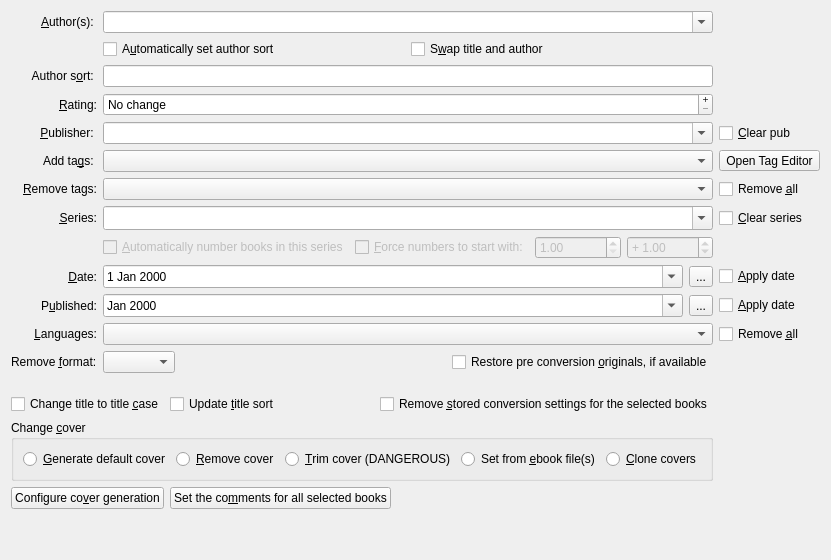
         <widget class="QWidget" name="tabWidgetPage1">
          <attribute name="title">
           <string>&amp;Basic metadata</string>
          </attribute>
          <layout class="QGridLayout" name="gridLayout">
           <item row="0" column="0">
            <widget class="QLabel" name="label_2">
             <property name="text">
              <string>&amp;Author(s): </string>
             </property>
             <property name="alignment">
              <set>Qt::AlignRight|Qt::AlignTrailing|Qt::AlignVCenter</set>
             </property>
             <property name="buddy">
              <cstring>authors</cstring>
             </property>
            </widget>
           </item>
           <item row="0" column="1">
            <widget class="EditWithComplete" name="authors">
             <property name="editable">
              <bool>true</bool>
             </property>
            </widget>
           </item>
           <item row="1" column="1">
            <layout class="QHBoxLayout" name="horizontalLayout_2">
             <item>
              <widget class="QCheckBox" name="auto_author_sort">
               <property name="toolTip">
                <string>This will cause the author sort field to be automatically updated
 based on the authors field for each selected book. Note that if
 you use the control above to set authors in bulk, the author sort
 field is updated anyway, regardless of the value of this checkbox.</string>
               </property>
               <property name="text">
                <string>A&amp;utomatically set author sort</string>
               </property>
              </widget>
             </item>
             <item>
              <widget class="QCheckBox" name="swap_title_and_author">
               <property name="text">
                <string>S&amp;wap title and author</string>
               </property>
              </widget>
             </item>
            </layout>
           </item>
           <item row="2" column="0">
            <widget class="QLabel" name="label_8">
             <property name="text">
              <string>Author s&amp;ort: </string>
             </property>
             <property name="alignment">
              <set>Qt::AlignRight|Qt::AlignTrailing|Qt::AlignVCenter</set>
             </property>
             <property name="buddy">
              <cstring>author_sort</cstring>
             </property>
            </widget>
           </item>
           <item row="2" column="1">
            <widget class="EnLineEdit" name="author_sort">
             <property name="toolTip">
              <string>Specify how the author(s) of this book should be sorted. For example Charles Dickens should be sorted as Dickens, Charles.</string>
             </property>
            </widget>
           </item>
           <item row="3" column="0">
            <widget class="QLabel" name="label_6">
             <property name="text">
              <string>&amp;Rating:</string>
             </property>
             <property name="alignment">
              <set>Qt::AlignRight|Qt::AlignTrailing|Qt::AlignVCenter</set>
             </property>
             <property name="buddy">
              <cstring>rating</cstring>
             </property>
            </widget>
           </item>
           <item row="3" column="1">
            <widget class="QSpinBox" name="rating">
             <property name="toolTip">
              <string>Rating of this book. 0-5 stars</string>
             </property>
             <property name="whatsThis">
              <string>Rating of this book. 0-5 stars</string>
             </property>
             <property name="buttonSymbols">
              <enum>QAbstractSpinBox::PlusMinus</enum>
             </property>
             <property name="specialValueText">
              <string>No change</string>
             </property>
             <property name="suffix">
              <string> stars</string>
             </property>
             <property name="minimum">
              <number>-1</number>
             </property>
             <property name="maximum">
              <number>5</number>
             </property>
             <property name="value">
              <number>-1</number>
             </property>
            </widget>
           </item>
           <item row="4" column="0">
            <widget class="QLabel" name="label_3">
             <property name="text">
              <string>&amp;Publisher: </string>
             </property>
             <property name="alignment">
              <set>Qt::AlignRight|Qt::AlignTrailing|Qt::AlignVCenter</set>
             </property>
             <property name="buddy">
              <cstring>publisher</cstring>
             </property>
            </widget>
           </item>
           <item row="4" column="1">
            <widget class="EditWithComplete" name="publisher">
             <property name="editable">
              <bool>true</bool>
             </property>
            </widget>
           </item>
           <item row="4" column="2">
            <widget class="QCheckBox" name="clear_pub">
             <property name="toolTip">
              <string>If checked, the publisher will be cleared</string>
             </property>
             <property name="text">
              <string>&amp;Clear pub</string>
             </property>
            </widget>
           </item>
           <item row="5" column="0">
            <widget class="QLabel" name="label_4">
             <property name="text">
              <string>Add ta&amp;gs: </string>
             </property>
             <property name="alignment">
              <set>Qt::AlignRight|Qt::AlignTrailing|Qt::AlignVCenter</set>
             </property>
             <property name="buddy">
              <cstring>tags</cstring>
             </property>
            </widget>
           </item>
           <item row="5" column="1">
            <widget class="EditWithComplete" name="tags">
             <property name="toolTip">
              <string>Tags categorize the book. This is particularly useful while searching. &lt;br&gt;&lt;br&gt;They can be any words or phrases, separated by commas.</string>
             </property>
            </widget>
           </item>
           <item row="5" column="2">
            <widget class="QToolButton" name="tag_editor_button">
             <property name="toolTip">
              <string>Open Tag Editor</string>
             </property>
             <property name="text">
              <string>Open Tag Editor</string>
             </property>
             <property name="icon">
              <iconset resource="../../../../resources/images.qrc">
               <normaloff>:/images/chapters.png</normaloff>:/images/chapters.png</iconset>
             </property>
            </widget>
           </item>
           <item row="6" column="0">
            <widget class="QLabel" name="label">
             <property name="text">
              <string>&amp;Remove tags:</string>
             </property>
             <property name="alignment">
              <set>Qt::AlignRight|Qt::AlignTrailing|Qt::AlignVCenter</set>
             </property>
             <property name="buddy">
              <cstring>remove_tags</cstring>
             </property>
            </widget>
           </item>
           <item row="6" column="1">
            <widget class="EditWithComplete" name="remove_tags">
             <property name="toolTip">
              <string>Comma separated list of tags to remove from the books. </string>
             </property>
            </widget>
           </item>
           <item row="6" column="2">
            <widget class="QCheckBox" name="remove_all_tags">
             <property name="toolTip">
              <string>Check this box to remove all tags from the books.</string>
             </property>
             <property name="text">
              <string>Remove &amp;all</string>
             </property>
            </widget>
           </item>
           <item row="7" column="0">
            <widget class="QLabel" name="label_7">
             <property name="text">
              <string>&amp;Series:</string>
             </property>
             <property name="textFormat">
              <enum>Qt::PlainText</enum>
             </property>
             <property name="alignment">
              <set>Qt::AlignRight|Qt::AlignTrailing|Qt::AlignVCenter</set>
             </property>
             <property name="buddy">
              <cstring>series</cstring>
             </property>
            </widget>
           </item>
           <item row="7" column="1">
            <widget class="EditWithComplete" name="series">
             <property name="sizePolicy">
              <sizepolicy hsizetype="Preferred" vsizetype="Fixed">
               <horstretch>0</horstretch>
               <verstretch>0</verstretch>
              </sizepolicy>
             </property>
             <property name="toolTip">
              <string>List of known series. You can add new series.</string>
             </property>
             <property name="whatsThis">
              <string>List of known series. You can add new series.</string>
             </property>
             <property name="editable">
              <bool>true</bool>
             </property>
             <property name="insertPolicy">
              <enum>QComboBox::InsertAlphabetically</enum>
             </property>
             <property name="sizeAdjustPolicy">
              <enum>QComboBox::AdjustToMinimumContentsLengthWithIcon</enum>
             </property>
             <property name="minimumContentsLength">
              <number>40</number>
             </property>
            </widget>
           </item>
           <item row="7" column="2">
            <widget class="QCheckBox" name="clear_series">
             <property name="toolTip">
              <string>If checked, the series will be cleared</string>
             </property>
             <property name="text">
              <string>&amp;Clear series</string>
             </property>
            </widget>
           </item>
           <item row="8" column="1">
            <layout class="QHBoxLayout" name="HLayout_3">
             <item>
              <widget class="QCheckBox" name="autonumber_series">
               <property name="enabled">
                <bool>false</bool>
               </property>
               <property name="toolTip">
                <string>If not checked, the series number for the books will be set to 1.
If checked, selected books will be automatically numbered, in the order
you selected them. So if you selected Book A and then Book B,
Book A will have series number 1 and Book B series number 2.</string>
               </property>
               <property name="text">
                <string>&amp;Automatically number books in this series</string>
               </property>
              </widget>
             </item>
             <item>
              <widget class="QCheckBox" name="series_numbering_restarts">
               <property name="enabled">
                <bool>false</bool>
               </property>
               <property name="toolTip">
                <string>Series will normally be renumbered from the highest number in the database
for that series. Checking this box will tell calibre to start numbering
from the value in the box</string>
               </property>
               <property name="text">
                <string>&amp;Force numbers to start with:</string>
               </property>
              </widget>
             </item>
             <item>
              <widget class="QDoubleSpinBox" name="series_start_number">
               <property name="enabled">
                <bool>false</bool>
               </property>
               <property name="minimum">
                <double>1.000000000000000</double>
               </property>
               <property name="maximum">
                <double>99000000.000000000000000</double>
               </property>
               <property name="value">
                <double>1.000000000000000</double>
               </property>
              </widget>
             </item>
             <item>
              <widget class="QDoubleSpinBox" name="series_increment">
               <property name="enabled">
                <bool>false</bool>
               </property>
               <property name="toolTip">
                <string>The amount by which to increment the series number for successive books. Only applicable when using force series numbers.</string>
               </property>
               <property name="prefix">
                <string>+ </string>
               </property>
               <property name="minimum">
                <double>0.010000000000000</double>
               </property>
               <property name="value">
                <double>1.000000000000000</double>
               </property>
              </widget>
             </item>
            </layout>
           </item>
           <item row="9" column="0">
            <widget class="QLabel" name="label_10">
             <property name="text">
              <string>&amp;Date:</string>
             </property>
             <property name="alignment">
              <set>Qt::AlignRight|Qt::AlignTrailing|Qt::AlignVCenter</set>
             </property>
             <property name="buddy">
              <cstring>adddate</cstring>
             </property>
            </widget>
           </item>
           <item row="9" column="1">
            <layout class="QHBoxLayout" name="horizontalLayout_5">
             <item>
              <widget class="QDateTimeEdit" name="adddate">
               <property name="displayFormat">
                <string>d MMM yyyy</string>
               </property>
               <property name="calendarPopup">
                <bool>true</bool>
               </property>
              </widget>
             </item>
             <item>
              <widget class="QToolButton" name="clear_adddate_button">
               <property name="text">
                <string>...</string>
               </property>
               <property name="icon">
                <iconset resource="../../../../resources/images.qrc">
                 <normaloff>:/images/trash.png</normaloff>:/images/trash.png</iconset>
               </property>
              </widget>
             </item>
            </layout>
           </item>
           <item row="9" column="2">
            <widget class="QCheckBox" name="apply_adddate">
             <property name="text">
              <string>&amp;Apply date</string>
             </property>
            </widget>
           </item>
           <item row="10" column="0">
            <widget class="QLabel" name="label_9">
             <property name="text">
              <string>P&amp;ublished:</string>
             </property>
             <property name="alignment">
              <set>Qt::AlignRight|Qt::AlignTrailing|Qt::AlignVCenter</set>
             </property>
             <property name="buddy">
              <cstring>pubdate</cstring>
             </property>
            </widget>
           </item>
           <item row="10" column="1">
            <layout class="QHBoxLayout" name="horizontalLayout_4">
             <item>
              <widget class="QDateTimeEdit" name="pubdate">
               <property name="displayFormat">
                <string>MMM yyyy</string>
               </property>
               <property name="calendarPopup">
                <bool>true</bool>
               </property>
              </widget>
             </item>
             <item>
              <widget class="QToolButton" name="clear_pubdate_button">
               <property name="toolTip">
                <string>Clear published date</string>
               </property>
               <property name="text">
                <string>...</string>
               </property>
               <property name="icon">
                <iconset resource="../../../../resources/images.qrc">
                 <normaloff>:/images/trash.png</normaloff>:/images/trash.png</iconset>
               </property>
              </widget>
             </item>
            </layout>
           </item>
           <item row="10" column="2">
            <widget class="QCheckBox" name="apply_pubdate">
             <property name="text">
              <string>&amp;Apply date</string>
             </property>
            </widget>
           </item>
           <item row="11" column="0">
            <widget class="QLabel" name="label_11">
             <property name="text">
              <string>&amp;Languages:</string>
             </property>
             <property name="alignment">
              <set>Qt::AlignRight|Qt::AlignTrailing|Qt::AlignVCenter</set>
             </property>
             <property name="buddy">
              <cstring>languages</cstring>
             </property>
            </widget>
           </item>
           <item row="11" column="1">
            <widget class="LanguagesEdit" name="languages"/>
           </item>
           <item row="11" column="2">
            <widget class="QCheckBox" name="clear_languages">
             <property name="text">
              <string>Remove &amp;all</string>
             </property>
            </widget>
           </item>
           <item row="12" column="0">
            <widget class="QLabel" name="label_5">
             <property name="text">
              <string>Remove &amp;format:</string>
             </property>
             <property name="buddy">
              <cstring>remove_format</cstring>
             </property>
            </widget>
           </item>
           <item row="12" column="1">
            <layout class="QHBoxLayout" name="horizontalLayout_7">
             <item>
              <widget class="QComboBox" name="remove_format">
               <property name="maximumSize">
                <size>
                 <width>120</width>
                 <height>16777215</height>
                </size>
               </property>
              </widget>
             </item>
             <item>
              <spacer name="horizontalSpacer_4">
               <property name="orientation">
                <enum>Qt::Horizontal</enum>
               </property>
               <property name="sizeHint" stdset="0">
                <size>
                 <width>40</width>
                 <height>20</height>
                </size>
               </property>
              </spacer>
             </item>
             <item>
              <widget class="QCheckBox" name="restore_original">
               <property name="toolTip">
                <string>When doing a same format to same format conversion,
for e.g., EPUB to EPUB, calibre saves the original EPUB
 as ORIGINAL_EPUB. This option tells calibre to restore
 the EPUB from ORIGINAL_EPUB. Useful if you did a bulk
 conversion of a large number of books and something went wrong.</string>
               </property>
               <property name="text">
                <string>Restore pre conversion &amp;originals, if available</string>
               </property>
              </widget>
             </item>
            </layout>
           </item>
           <item row="13" column="0">
            <spacer name="verticalSpacer">
             <property name="orientation">
              <enum>Qt::Vertical</enum>
             </property>
             <property name="sizeType">
              <enum>QSizePolicy::Fixed</enum>
             </property>
             <property name="sizeHint" stdset="0">
              <size>
               <width>20</width>
               <height>15</height>
              </size>
             </property>
            </spacer>
           </item>
           <item row="14" column="0" colspan="2">
            <layout class="QHBoxLayout" name="horizontalLayout_3">
             <item>
              <widget class="QCheckBox" name="change_title_to_title_case">
               <property name="toolTip">
                <string>Force the title to be in title case. If both this and swap authors are checked,
title and author are swapped before the title case is set</string>
               </property>
               <property name="text">
                <string>Change title to title &amp;case</string>
               </property>
              </widget>
             </item>
             <item>
              <widget class="QCheckBox" name="update_title_sort">
               <property name="toolTip">
                <string>Update title sort based on the current title. This will be applied only after other changes to title.</string>
               </property>
               <property name="text">
                <string>Update &amp;title sort</string>
               </property>
              </widget>
             </item>
             <item>
              <spacer name="horizontalSpacer">
               <property name="orientation">
                <enum>Qt::Horizontal</enum>
               </property>
               <property name="sizeHint" stdset="0">
                <size>
                 <width>40</width>
                 <height>20</height>
                </size>
               </property>
              </spacer>
             </item>
             <item>
              <widget class="QCheckBox" name="remove_conversion_settings">
               <property name="toolTip">
                <string>Remove stored conversion settings for the selected books.

Future conversion of these books will use the default settings.</string>
               </property>
               <property name="text">
                <string>Remove &amp;stored conversion settings for the selected books</string>
               </property>
              </widget>
             </item>
            </layout>
           </item>
           <item row="15" column="0" colspan="2">
            <widget class="QGroupBox" name="groupBox">
             <property name="title">
              <string>Change &amp;cover</string>
             </property>
             <layout class="QHBoxLayout" name="horizontalLayout_9">
              <item>
               <widget class="QRadioButton" name="cover_generate">
                <property name="text">
                 <string>&amp;Generate default cover</string>
                </property>
               </widget>
              </item>
              <item>
               <widget class="QRadioButton" name="cover_remove">
                <property name="text">
                 <string>&amp;Remove cover</string>
                </property>
               </widget>
              </item>
              <item>
               <widget class="QRadioButton" name="cover_trim">
                <property name="toolTip">
                 <string>Try to automatically detect and remove borders and extra space
 from the edges of cover images. This can sometimes remove too
 much, so use with care.</string>
                </property>
                <property name="text">
                 <string>&amp;Trim cover (DANGEROUS)</string>
                </property>
               </widget>
              </item>
              <item>
               <widget class="QRadioButton" name="cover_from_fmt">
                <property name="text">
                 <string>Set from &amp;ebook file(s)</string>
                </property>
               </widget>
              </item>
              <item>
               <widget class="QRadioButton" name="cover_clone">
                <property name="toolTip">
                 <string>Set the covers of all selected books to be the same
as that of the first selected book.</string>
                </property>
                <property name="text">
                 <string>&amp;Clone covers</string>
                </property>
               </widget>
              </item>
             </layout>
            </widget>
           </item>
           <item row="16" column="0" colspan="2">
            <layout class="QHBoxLayout" name="horizontalLayout">
             <item>
              <widget class="QPushButton" name="button_config_cover_gen">
               <property name="toolTip">
                <string>Control how the default generated covers are created</string>
               </property>
               <property name="text">
                <string>Configure co&amp;ver generation</string>
               </property>
              </widget>
             </item>
             <item>
              <widget class="QPushButton" name="comments_button">
               <property name="sizePolicy">
                <sizepolicy hsizetype="Maximum" vsizetype="Fixed">
                 <horstretch>0</horstretch>
                 <verstretch>0</verstretch>
                </sizepolicy>
               </property>
               <property name="text">
                <string>Set the co&amp;mments for all selected books</string>
               </property>
              </widget>
             </item>
             <item>
              <spacer name="horizontalSpacer_5">
               <property name="orientation">
                <enum>Qt::Horizontal</enum>
               </property>
               <property name="sizeHint" stdset="0">
                <size>
                 <width>40</width>
                 <height>20</height>
                </size>
               </property>
              </spacer>
             </item>
            </layout>
           </item>
           <item row="17" column="0">
            <spacer name="verticalSpacer_2">
             <property name="orientation">
              <enum>Qt::Vertical</enum>
             </property>
             <property name="sizeHint" stdset="0">
              <size>
               <width>20</width>
               <height>40</height>
              </size>
             </property>
            </spacer>
           </item>
          </layout>
         </widget>
